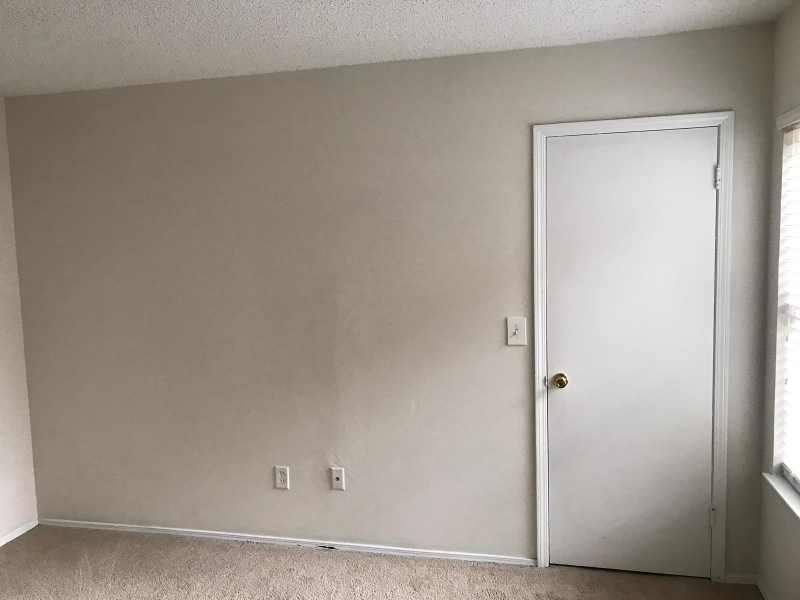
#> input picture CV project/switch.jpg, 1600 x 1200 px, found by its file name (shown at 1/2 size)
$ python edge_detection.py
#> lines starting #> are read from the running program, lines starting #| are printed output that depends on the picture; after the words box and inside, x2 and y2 are one past the last pixel; in counts of white or black regions, pixels touching at a corner belong together
import cv2
import numpy as np

img = cv2.imread('.\CV project\switch.jpg')
#> img is the input picture: shape (1200, 1600, 3); mean B, G, R 142.6, 151.7, 159.1
#img = cv2.imread('./edgedetected.jpg')
gray = cv2.cvtColor(img, cv2.COLOR_BGR2GRAY)
#cv2.imshow('grayimage',gray)
edges = cv2.Canny(gray,50,150,apertureSize = 3)
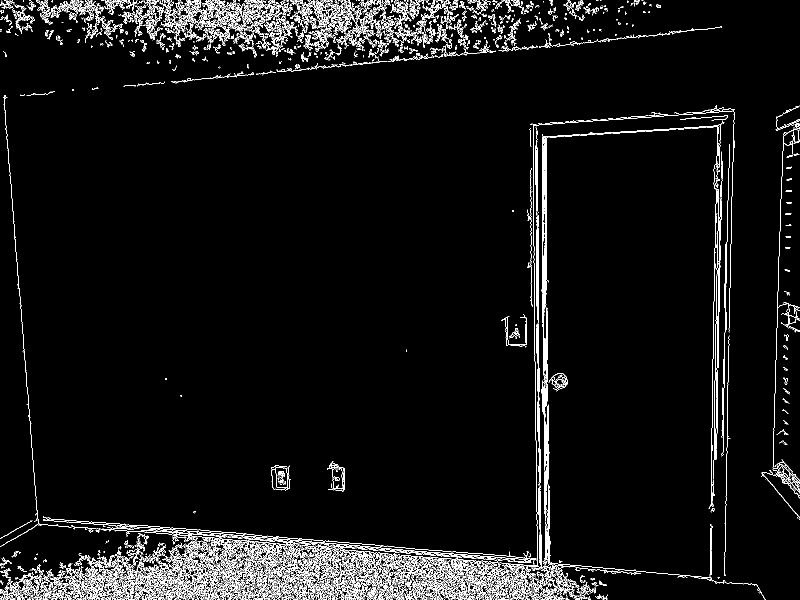
#> edges: shape (1200, 1600) (shown at 1/2 size); 4.7% white in thin lines or dots
#cv2.imshow('edgesimage',edges)
minLineLength=img.shape[1]-300
#> minLineLength = 1300
lines = cv2.HoughLinesP(image=edges,rho=0.02,theta=np.pi/500,
    threshold=10,lines=np.array([]),
    minLineLength=minLineLength, maxLineGap=100)
#> lines = [[2, 1145, 1312, 1145], [3, 14, 1321, 14], [1, 10, 1320, 10], [6, 15, 1317, 15], [0, 9, 1316, 9], [8, 13, 1321, 13], [10, 1146, 1448, 1146], [0, 11, 1321, 11], [8, 12, 1321, 12]]
a,b,c = lines.shape
#> a = 9; b = 1; c = 4

for i in range(a):
    cv2.line(img, (lines[i][0][0], lines[i][0][1]), (lines[i][0][2],
        lines[i][0]   [3]), (0, 0, 255), 3, cv2.LINE_AA)
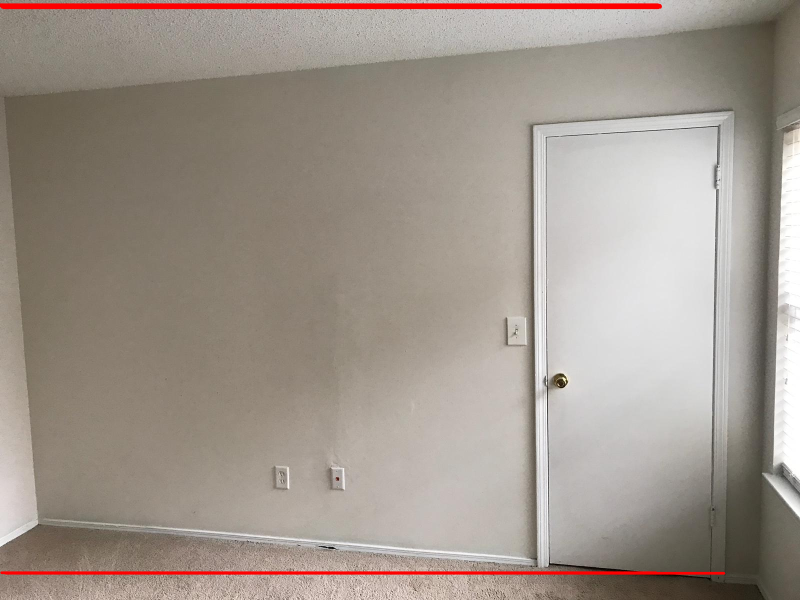
#> img: shape (1200, 1600, 3) (shown at 1/2 size); 1.49% of pixels changed, all inside (x1, y1, x2, y2) = (0, 6, 1452, 1150)
cv2.imwrite('houghlines3.jpg',edges)
winname = "Test"
cv2.namedWindow(winname,0) # Create a named window
cv2.resizeWindow(winname,800,600);  # Move it to (40,30)
cv2.imshow(winname, edges)
cv2.waitKey(10000)

$ run again, with CV project/IMG-20181126-WA0000.jpg copied over CV project/switch.jpg
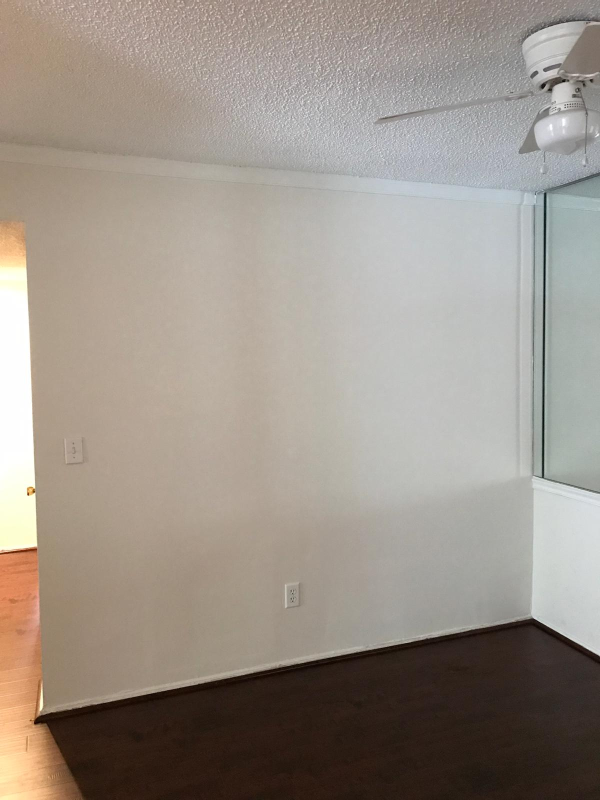
#> input picture CV project/IMG-20181126-WA0000.jpg, 1200 x 1600 px, found by its file name (shown at 1/2 size)
#> img is the input picture: shape (1600, 1200, 3); mean B, G, R 137.3, 146.7, 155.9
#> `edges = cv2.Canny(gray,50,150,apertureSize = 3)`:
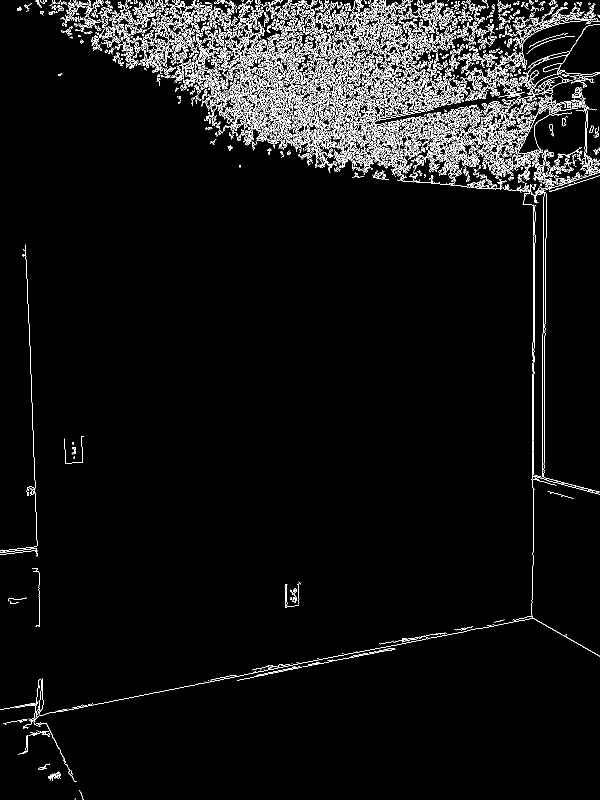
#> edges: shape (1600, 1200) (shown at 1/2 size); 4.8% white in thin lines or dots
#> lines = 123 rows, first 6: [124, 36, 1188, 36], [235, 110, 1135, 110], [132, 34, 1199, 34], [1067, 1064, 1067, 5], [121, 38, 1194, 38], [130, 31, 1197, 31]
#> after the loop `for i in range(a):`:
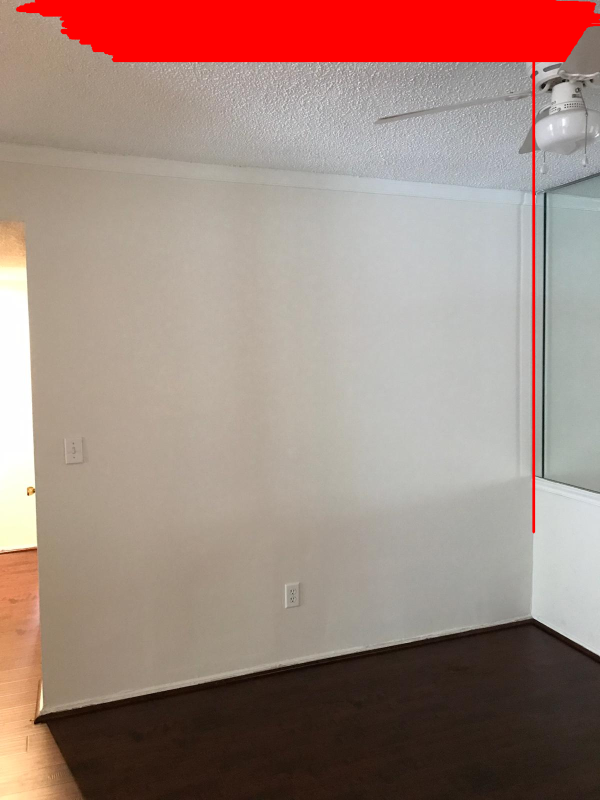
#> img: shape (1600, 1200, 3) (shown at 1/2 size); 7.11% of pixels changed, all inside (x1, y1, x2, y2) = (31, 0, 1200, 1067)
